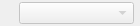
<ui version="4.0" >
 <class>ChannelSelectorWidget</class>
 <widget class="QWidget" name="ChannelSelectorWidget" >
  <property name="geometry" >
   <rect>
    <x>0</x>
    <y>0</y>
    <width>140</width>
    <height>26</height>
   </rect>
  </property>
  <property name="windowTitle" >
   <string>Channel Tuner</string>
  </property>
  <layout class="QHBoxLayout" >
   <property name="leftMargin" >
    <number>6</number>
   </property>
   <property name="topMargin" >
    <number>0</number>
   </property>
   <property name="rightMargin" >
    <number>6</number>
   </property>
   <property name="bottomMargin" >
    <number>0</number>
   </property>
   <item>
    <widget class="QLabel" name="label_4" >
     <property name="text" >
      <string/>
     </property>
     <property name="pixmap" >
      <pixmap resource="../guiIcons.qrc" >:/channelsWindow.png</pixmap>
     </property>
     <property name="alignment" >
      <set>Qt::AlignRight|Qt::AlignTrailing|Qt::AlignVCenter</set>
     </property>
    </widget>
   </item>
   <item>
    <widget class="QComboBox" name="found_" >
     <property name="enabled" >
      <bool>false</bool>
     </property>
     <property name="sizePolicy" >
      <sizepolicy vsizetype="Fixed" hsizetype="MinimumExpanding" >
       <horstretch>1</horstretch>
       <verstretch>0</verstretch>
      </sizepolicy>
     </property>
     <property name="sizeAdjustPolicy" >
      <enum>QComboBox::AdjustToContents</enum>
     </property>
    </widget>
   </item>
  </layout>
 </widget>
 <resources>
  <include location="../guiIcons.qrc" />
 </resources>
 <connections/>
</ui>
